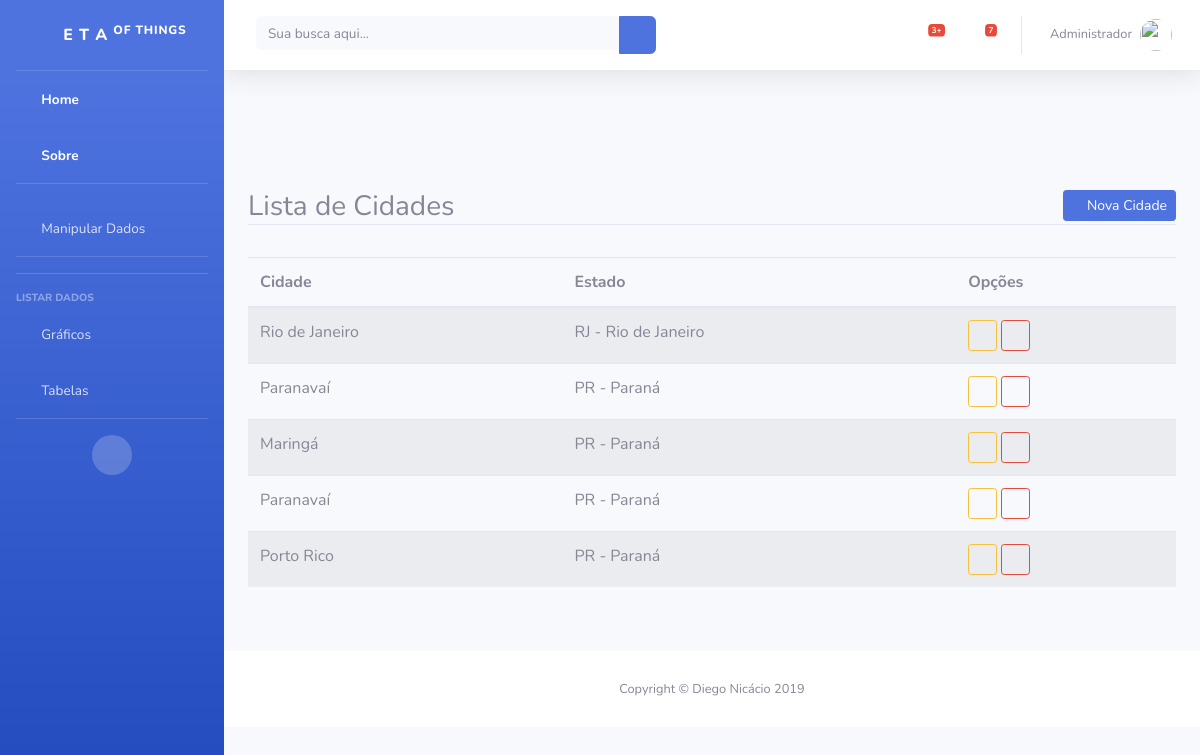
The page /listar/cidade/ (signed in) on the database its author committed.
### pessoa/models.py (models this page shows, shortened)
class Cidade(models.Model):
    nome = models.CharField(max_length=50)
    estado = models.ForeignKey(Estado, on_delete=models.PROTECT)

class Estado(models.Model):
    sigla = models.CharField(max_length=2)
    nome = models.CharField(max_length=50)
    def __str__(self):
        return self.sigla + " - " + self.nome

### pessoa/views.py (the view)
# urls.py: path('listar/cidade/', CidadeList.as_view(), name="listar-cidades"),
class CidadeList(GroupRequiredMixin, LoginRequiredMixin, ListView):
    group_required = u"Administrador"
    model = Cidade
    template_name = "listas/list_cidade.html"

### pessoa/templates/listas/list_cidade.html
{% extends 'base.html' %}
{% load static %}
{% block main %}
<div class="container py-5">
    <div class="row mt-5">
        <div class="col-lg">
            <h3 class="border-bottom">
                Lista de Cidades
                <a href="{% url 'cadastrar-cidade' %}" class="float-right btn btn-primary btn-sm">
                    <i class="fa fa-plus-circle" aria-hidden="true"></i>
                    Nova Cidade
                </a>
            </h3>
        </div>
    </div>
    <div class="row">
        <div class="col-lg mt-4">
            <table class="table table-striped">
                <thead>
                    <tr>
                        <th>Cidade</th>
                        <th>Estado</th>
                        <th>Opções</th>
                    </tr>
                </thead>
                <tbody>
                    {% for obj in object_list %}
                    <tr>
                        <td>{{ obj.nome }}</td>
                        <td>{{ obj.estado }}</td>
                        <td>
                            <a href="{% url 'editar-cidade' obj.pk %}" class="btn btn-outline-warning btn-sm">
                                <i class="fa fa-edit" aria-hidden="true"></i>
                            </a>
                            <a href="{% url 'excluir-cidade' obj.pk %}" class="btn btn-outline-danger btn-sm">
                                <i class="fa fa-trash" aria-hidden="true"></i>
                            </a>
                        </td>
                    </tr>
                    {% empty %}
                    <tr>
                        <td colspan="100%">Nenhuma cidade cadastrada</td>
                    </tr>
                    {% endfor %}
                </tbody>
            </table>
        </div>
    </div>
</div>
{% endblock %}

### pessoa/templates/base.html (shortened to what this page needs)
{% load static %}
<!DOCTYPE html>
<html lang="en">
<head>
  <link href="{% static 'vendor/bootstrap/css/bootstrap.css' %}" rel="stylesheet">
  <link href="{% static 'vendor/fontawesome-free/css/all.min.css' %}" rel="stylesheet" type="text/css">
  <link href="{% static 'css/sb-admin-2.min.css' %}" rel="stylesheet">
</head>
<body id="page-top">
  <div id="wrapper">
    {% block menu %}
    <ul class="navbar-nav bg-gradient-primary sidebar sidebar-dark accordion" id="accordionSidebar">
      <a class="sidebar-brand d-flex align-items-center justify-content-center" href="{% url 'index' %}">
        <div class="sidebar-brand-icon rotate-n-15">
          <i class="fas fa-laugh-wink"></i>
        </div>
        <div class="sidebar-brand-text mx-3">E  T  A   <sup>Of Things</sup></div>
      </a>
      <hr class="sidebar-divider my-0">
      <li class="nav-item active">
        <a class="nav-link" href="{% url 'index' %}">
          <i class="fas fa-fw fa-tachometer-alt"></i>
          <span>Home</span></a>
        </li>
        <li class="nav-item active">
          <a class="nav-link" href="{% url 'sobre' %}">
            <i class="fas fa-fw fa-user-graduate"></i>
            <span>Sobre</span></a>
          </li>
          {% if request.user.is_authenticated %}
          <hr class="sidebar-divider">
          <li class="nav-item">
            <a class="nav-link collapsed" href="#" data-toggle="collapse" data-target="#collapseTwo" aria-expanded="true" aria-controls="collapseTwo">
              <i class="fas fa-fw fa-wrench"></i>
              <span>Manipular Dados</span>
            </a>
            <hr class="sidebar-divider">
          </li>
          <hr class="sidebar-divider">
          <div class="sidebar-heading">
            Listar Dados
          </div>
          <li class="nav-item">
            <a class="nav-link" href="#">
              <i class="fas fa-fw fa-chart-area"></i>
              <span>Gráficos</span></a>
            </li>
            <li class="nav-item">
              <a class="nav-link" href="#">
                <i class="fas fa-fw fa-table"></i>
                <span>Tabelas</span></a>
              </li>
             {% endif %}
              <hr class="sidebar-divider d-none d-md-block">
              <div class="text-center d-none d-md-inline">
                <button class="rounded-circle border-0" id="sidebarToggle"></button>
              </div>
            </ul>
            <div id="content-wrapper" class="d-flex flex-column">
              <div id="content">
                <nav class="navbar navbar-expand navbar-light bg-white topbar mb-4 static-top shadow">
                  <form class="d-none d-sm-inline-block form-inline mr-auto ml-md-3 my-2 my-md-0 mw-100 navbar-search">
                    <div class="input-group">
                      <input type="text" class="form-control bg-light border-0 small" placeholder="Sua busca aqui..." aria-label="Search" aria-describedby="basic-addon2">
                      <div class="input-group-append">
                        <button class="btn btn-primary" type="button">
                          <i class="fas fa-search fa-sm"></i>
                        </button>
                      </div>
                    </div>
                  </form>
                  <ul class="navbar-nav ml-auto">
                    {% if user.is_authenticated %}
                    <li class="nav-item dropdown no-arrow mx-1">
                      <a class="nav-link dropdown-toggle" href="#" id="alertsDropdown" role="button" data-toggle="dropdown" aria-haspopup="true" aria-expanded="false">
                        <i class="fas fa-bell fa-fw"></i>
                        <span class="badge badge-danger badge-counter">3+</span>
                      </a>
                    </li>
                    <li class="nav-item dropdown no-arrow mx-1">
                      <a class="nav-link dropdown-toggle" href="#" id="messagesDropdown" role="button" data-toggle="dropdown" aria-haspopup="true" aria-expanded="false">
                        <i class="fas fa-envelope fa-fw"></i>
                        <span class="badge badge-danger badge-counter">7</span>
                      </a>
                    </li>
                    <li class="nav-item dropdown no-arrow">
                      <a class="nav-link dropdown-toggle" href="#" id="userDropdown" role="button" data-toggle="dropdown" aria-haspopup="true" aria-expanded="false">
                        <span class="mr-2 d-none d-lg-inline text-gray-600 small">{{ request.user.first_name }}</span>
                        <img class="img-profile rounded-circle" src="https://image.flaticon.com/icons/png/512/21/21104.png">
                      </a>
                    </li>
                  </ul>
                  {% endif %}
                </nav>
                {% endblock %}
                {% block main %}{% endblock %}
                {% block rodape %}
                <footer class="sticky-footer bg-white">
                  <div class="container my-auto">
                    <div class="copyright text-center my-auto">
                      <span>Copyright &copy; Diego Nicácio 2019</span>
                    </div>
                  </div>
                </footer>
              </div>
            </div>
            {% endblock %}
          </body>
          </html>

### rows shown on the page
Cidade: nome "Rio de Janeiro", estado "RJ - Rio de Janeiro"
Cidade: nome "Paranavaí", estado "PR - Paraná"
Cidade: nome "Maringá", estado "PR - Paraná"
Cidade: nome "Paranavaí", estado "PR - Paraná"
Cidade: nome "Porto Rico", estado "PR - Paraná"

### other values the page prints
{{ request.user.first_name }} "Administrador"
